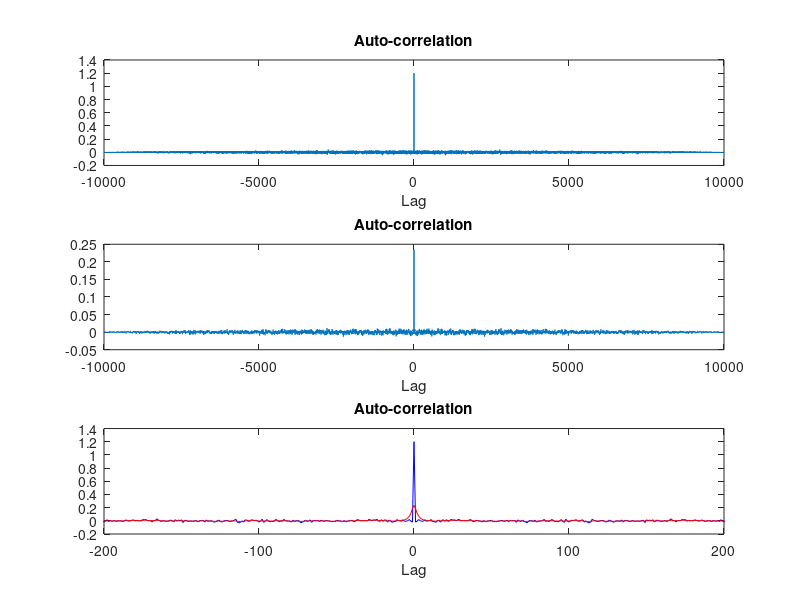

This figure's MATLAB source:
clc;
clear;
N=10000;
T=1:1:N;
Mu=0;
Sigma=30;
Input=normrnd(Mu,Sigma,1,N);
TF1=tf([1],[2,1]);
Output1=(lsim(TF1,Input,T))';
[Acof_Input,Lag_Input]=xcorr(Input);
[Acof_Output1,Lag_Output1]=xcorr(Output1);
Acof_InputArea=trapz(Acof_Input);
Acof_Output1Area=trapz(Acof_Output1);
SunOut=sum(abs(Acof_Output1))/(max(Lag_Output1)*1000)
% figure(1);
% for i=1:1:6
%     subplot(3,2,i);
%     histogram(Input,10^(i));
%     title(strcat('N = ',int2str(10^(i))));
%     ylabel('Number');
%     xlabel('x');
%     xlim([min(Input) max(Input)])
%     hold on;
% end
% figure(2);
% for i=1:1:6
%     subplot(3,2,i);
%     [H,MIN,MAX,DEL]=Histogram(Input,10^(i));
%     bar((MIN:DEL:MAX),H,i);
%     title(strcat('N = ',int2str(10^(i))));
%     ylabel('Number');
%     xlabel('x')
%     xlim([min(Input) max(Input)])
%     hold on;
% end
% figure(3);
% for i=1:1:6
%     subplot(3,2,i);
%     histogram(Output1,10^(i));
%     title(strcat('N = ',int2str(10^(i))));
%     ylabel('Number');
%     xlabel('x')
%     hold on;
% end
% figure(4);
% for i=1:1:6
%     subplot(3,2,i);
%     [H,MIN,MAX,DEL]=Histogram(Output1,10^(i));
%     bar((MIN:DEL:MAX),H,1);
%     title(strcat('N = ',int2str(10^(i))));
%     ylabel('Number');
%     xlabel('x')
%     hold on;
% end
figure(5);
subplot(3,1,1);
plot(Lag_Input,Acof_Input./Acof_InputArea);
title('Auto-correlation');
xlabel('Lag');
subplot(3,1,2);
plot(Lag_Output1,Acof_Output1./Acof_Output1Area);
title('Auto-correlation');
xlabel('Lag');
subplot(3,1,3);
plot(Lag_Input,Acof_Input./Acof_InputArea,'b',Lag_Output1,Acof_Output1./Acof_Output1Area,'r');
title('Auto-correlation');
xlabel('Lag');
xlim([-200 200])
% figure(6);
% for i=1:1:5
%     subplot(3,2,i);
%     cdfplot(Input(1:1:i*200));
%     title(strcat('CDF from t(1) to $\:$t( ',int2str(i*200),')'),'interpreter','latex')
%     xlim([-100 100]);
% end
% subplot(3,2,6);
% PD=makedist('Normal',Mu,Sigma);
% TMP_X=-100:1:100;
% TMP_Y=cdf(PD,TMP_X);
% plot(TMP_X,TMP_Y);
% title('Ideal CDF','interpreter','latex');
% ylabel('F(X)');
% xlim([-100 100]);
% figure(7);
% for i=1:1:5
%     subplot(3,2,i);
%     cdfplot(Output1(1:1:i*200))
%     title(strcat('CDF from t(1) to $\:$t( ',int2str(i*200),')'),'interpreter','latex')
%     xlim([-50 50]);
% end
% subplot(3,2,6);
% PD=makedist('Normal',mean(Output1),std(Output1));
% TMP_X=-50:1:50;
% TMP_Y=cdf(PD,TMP_X);
% plot(TMP_X,TMP_Y);
% title('Ideal CDF','interpreter','latex');
% ylabel('F(X)');
% xlim([-50 50]);
% figure(8);
% for i=1:1:6
%     subplot(3,2,i);
%     [f,xi]=ksdensity(Input,'Kernel','box','Bandwidth',5^(i-1));
%     plot(xi,f);
%     title(strcat(('$Bandwidth =\:$'),int2str(5^(i-1))),'interpreter','latex');
%     ylabel('Probability density');
%     xlabel('Magnitude');
% end
% figure(9);
% for i=1:1:6
%     subplot(3,2,i);
%     [f,xi]=ksdensity(Output1,'Kernel','box','Bandwidth',3^(i-1));
%     plot(xi,f);
%     title(strcat(('$Bandwidth =\:$'),int2str(3^(i-1))),'interpreter','latex');
%     ylabel('Probability density');
%     xlabel('Magnitude');
% end
% figure(10);
% Scale=3;
% X=min(Input)*Scale:1:max(Input)*Scale;
% for i=1:1:6
%     subplot(3,2,i);
%     OUT=ParzenWindowBox(Input,X,5^(i-1))
%     plot(X,OUT);
%     title(strcat(('$Window\:size\:=\:$'),int2str(5^(i-1))),'interpreter','latex');
%     ylabel('Probability density');
%     xlabel('Magnitude');
%     xlim([min(Input)*Scale max(Input)*Scale]);
%     ylim([0 max(OUT)*1.1])
% end
% figure(11);
% Scale=4;
% X=min(Output1)*Scale:1:max(Output1)*Scale;
% for i=1:1:6
%     subplot(3,2,i);
%     OUT=ParzenWindowBox(Output1,X,3^(i-1))
%     plot(X,OUT)
%     xlim([min(Output1)*Scale max(Output1)*Scale]);
%     ylim([0 max(OUT)*1.1])
%     title(strcat(('$Window\:size\:=\:$'),int2str(3^(i-1))),'interpreter','latex');
%     ylabel('Probability density');
%     xlabel('Magnitude');
% end
% figure(12);
% for i=1:1:6
%     subplot(3,2,i);
%     [f,xi]=ksdensity(Input,'Bandwidth',2^(i-1));
%     plot(xi,f);
%     title(strcat(('$Bandwidth\:=\:$'),int2str(2^(i-1))),'interpreter','latex');
%     ylabel('Probability density');
%     xlabel('Magnitude');%
% end
% figure(13);
% for i=1:1:6
%     subplot(3,2,i);
%     [f,xi]=ksdensity(Output1,'Bandwidth',2^(i-1));
%     plot(xi,f);
%     title(strcat(('$Bandwidth\:=\:$'),int2str(2^(i-1))),'interpreter','latex');
%     ylabel('Probability density');
%     xlabel('Magnitude');
% end
% figure(14);
% X=min(Input):1:max(Input);
% for i=1:1:6
%     subplot(3,2,i);
%     OUT=ParzenWindowGaussian(Input,X,2^(i-1))
%     plot(X,OUT);
%     xlim([min(Input) max(Input)]);
%     title(strcat(('$Bandwidth\:=\:$'),int2str(2^(i-1))),'interpreter','latex');
%     ylabel('Probability density');
%     xlabel('Magnitude');
% end
% figure(15)
% Scale=2;
% X=min(Output1)*Scale:1:max(Output1)*Scale;
% for i=1:1:6
%     subplot(3,2,i);
%     OUT=ParzenWindowGaussian(Output1,X,2^(i-1))
%     plot(X,OUT);
%     xlim([min(Output1)*2 max(Output1)*2]);
%     title(strcat(('$Bandwidth\:=\:$'),int2str(2^(i-1))),'interpreter','latex');
%     ylabel('Probability density');
%     xlabel('Magnitude');
% end

